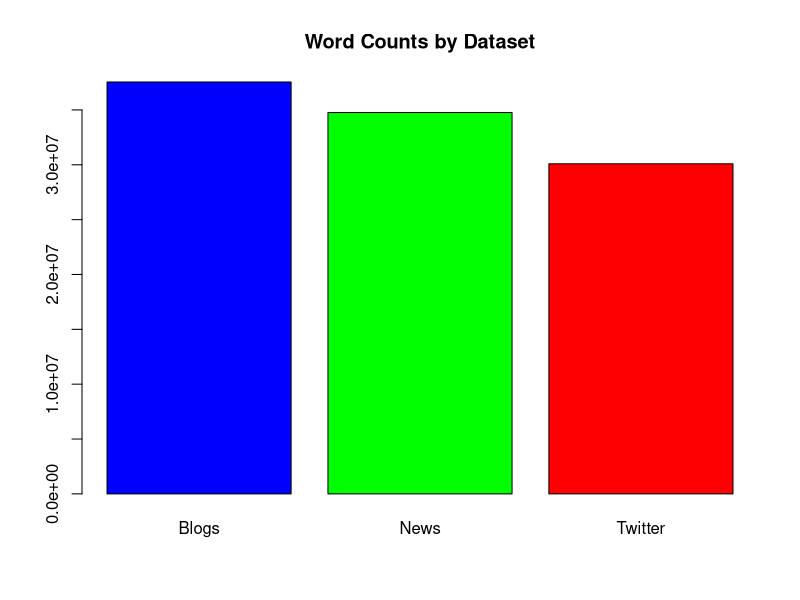

Write R code to recreate this figure.
## ---- chunk 1
summaryTable <- data.frame(
  File = c("Blogs","News","Twitter"),
  Lines = c(899288,1010242,2360148),
  Words = c(37546250,34762395,30093413)
)

barplot(
  summaryTable$Words,
  names.arg = summaryTable$File,
  col = c("blue","green","red"),
  main = "Word Counts by Dataset"
)
## ---- chunk 2
summaryTable
